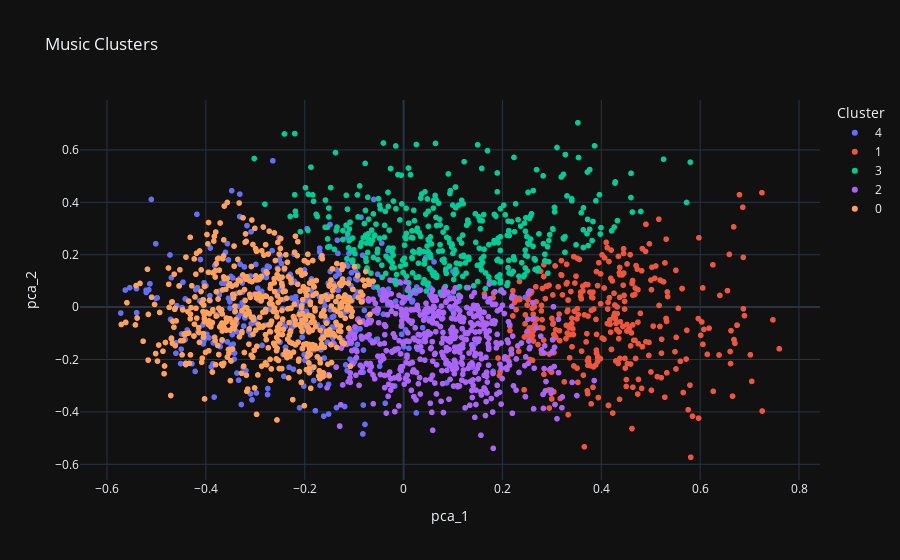

Write notebook code for a chart like this one.
### Code cell
from sklearn.decomposition import PCA
import plotly.express as px

pca = PCA(n_components=2)
df_scaled['pca_1'], df_scaled['pca_2'] = zip(*pca.fit_transform(df_scaled[['danceability', 'energy', 'tempo', 'valence', 'loudness']]))

fig = px.scatter(df_scaled, x='pca_1', y='pca_2', color=df_scaled['cluster'].astype(str),
                 title="Music Clusters", labels={'color': 'Cluster'}, template = 'plotly_dark')
fig.show()

### Figure 1 — Plotly figure (JSON) as saved in the notebook; plotly's stock layout.template omitted (floating-point values rounded to 4 significant figures; data arrays with more than 128 entries replaced by an {"elided": "..."} marker saying what was removed)
{"data": [{"hovertemplate": "Cluster=4<br>pca_1=%{x}<br>pca_2=%{y}<extra></extra>", "legendgroup": "4", "marker": {"color": "#636efa", "symbol": "circle"}, "mode": "markers", "name": "4", "showlegend": true, "type": "scattergl", "x": {"elided": "364 float values"}, "xaxis": "x", "y": {"elided": "364 float values"}, "yaxis": "y"}, {"hovertemplate": "Cluster=1<br>pca_1=%{x}<br>pca_2=%{y}<extra></extra>", "legendgroup": "1", "marker": {"color": "#EF553B", "symbol": "circle"}, "mode": "markers", "name": "1", "showlegend": true, "type": "scattergl", "x": {"elided": "369 float values"}, "xaxis": "x", "y": {"elided": "369 float values"}, "yaxis": "y"}, {"hovertemplate": "Cluster=3<br>pca_1=%{x}<br>pca_2=%{y}<extra></extra>", "legendgroup": "3", "marker": {"color": "#00cc96", "symbol": "circle"}, "mode": "markers", "name": "3", "showlegend": true, "type": "scattergl", "x": {"elided": "427 float values"}, "xaxis": "x", "y": {"elided": "427 float values"}, "yaxis": "y"}, {"hovertemplate": "Cluster=2<br>pca_1=%{x}<br>pca_2=%{y}<extra></extra>", "legendgroup": "2", "marker": {"color": "#ab63fa", "symbol": "circle"}, "mode": "markers", "name": "2", "showlegend": true, "type": "scattergl", "x": {"elided": "564 float values"}, "xaxis": "x", "y": {"elided": "564 float values"}, "yaxis": "y"}, {"hovertemplate": "Cluster=0<br>pca_1=%{x}<br>pca_2=%{y}<extra></extra>", "legendgroup": "0", "marker": {"color": "#FFA15A", "symbol": "circle"}, "mode": "markers", "name": "0", "showlegend": true, "type": "scattergl", "x": {"elided": "575 float values"}, "xaxis": "x", "y": {"elided": "575 float values"}, "yaxis": "y"}], "layout": {"legend": {"title": {"text": "Cluster"}, "tracegroupgap": 0}, "title": {"text": "Music Clusters"}, "xaxis": {"anchor": "y", "domain": [0, 1], "title": {"text": "pca_1"}}, "yaxis": {"anchor": "x", "domain": [0, 1], "title": {"text": "pca_2"}}}}
